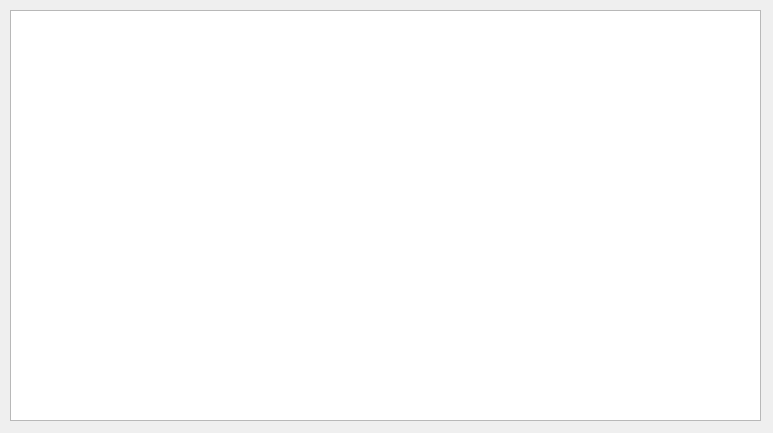
<?xml version="1.0" encoding="UTF-8"?>
<ui version="4.0">
 <class>Form</class>
 <widget class="QWidget" name="Form">
  <property name="geometry">
   <rect>
    <x>0</x>
    <y>0</y>
    <width>773</width>
    <height>433</height>
   </rect>
  </property>
  <property name="windowTitle">
   <string>Form</string>
  </property>
  <widget class="QTableWidget" name="tableWidget">
   <property name="geometry">
    <rect>
     <x>10</x>
     <y>10</y>
     <width>751</width>
     <height>411</height>
    </rect>
   </property>
  </widget>
 </widget>
 <resources/>
 <connections/>
</ui>
